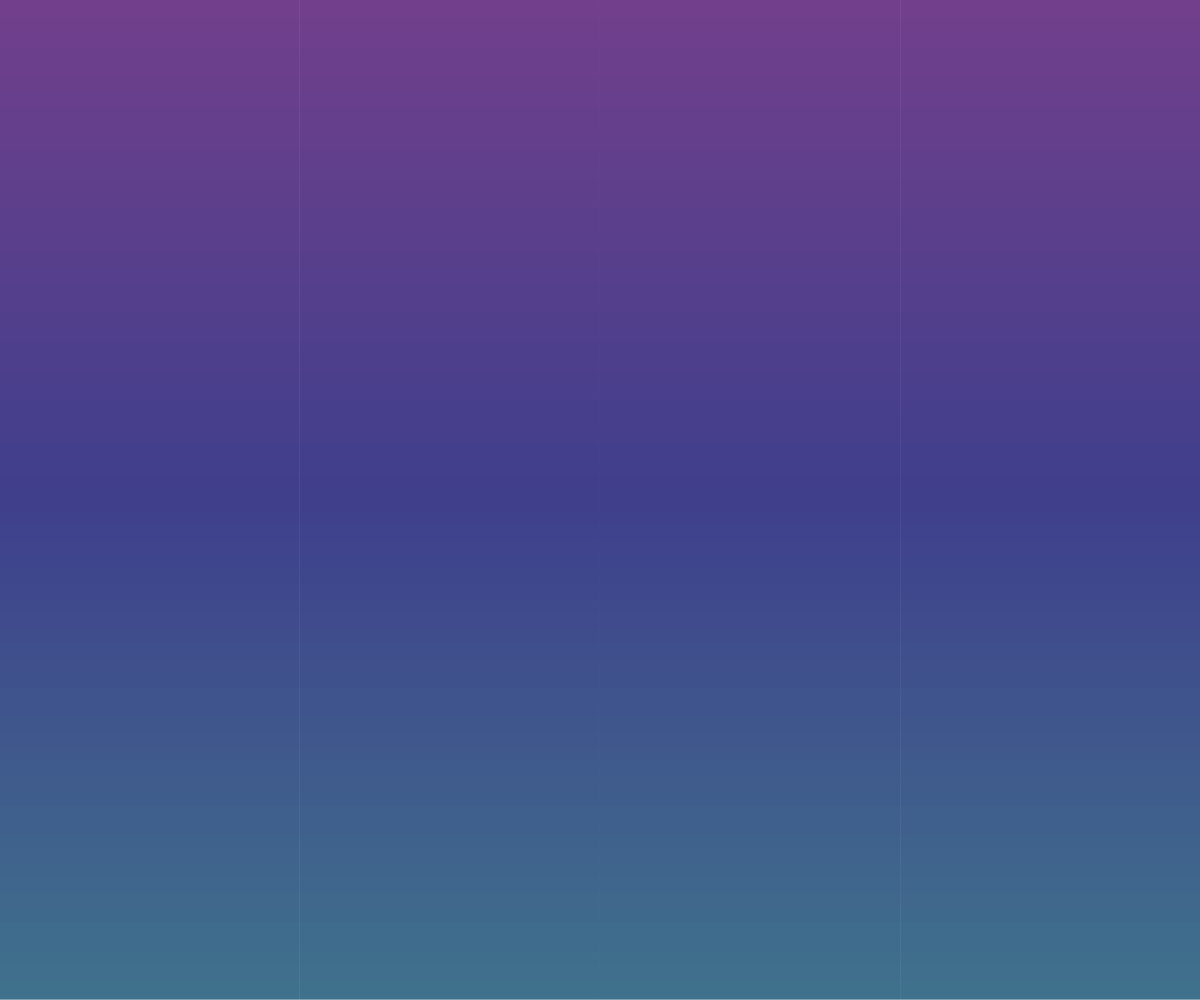
Frame 1 (no input)
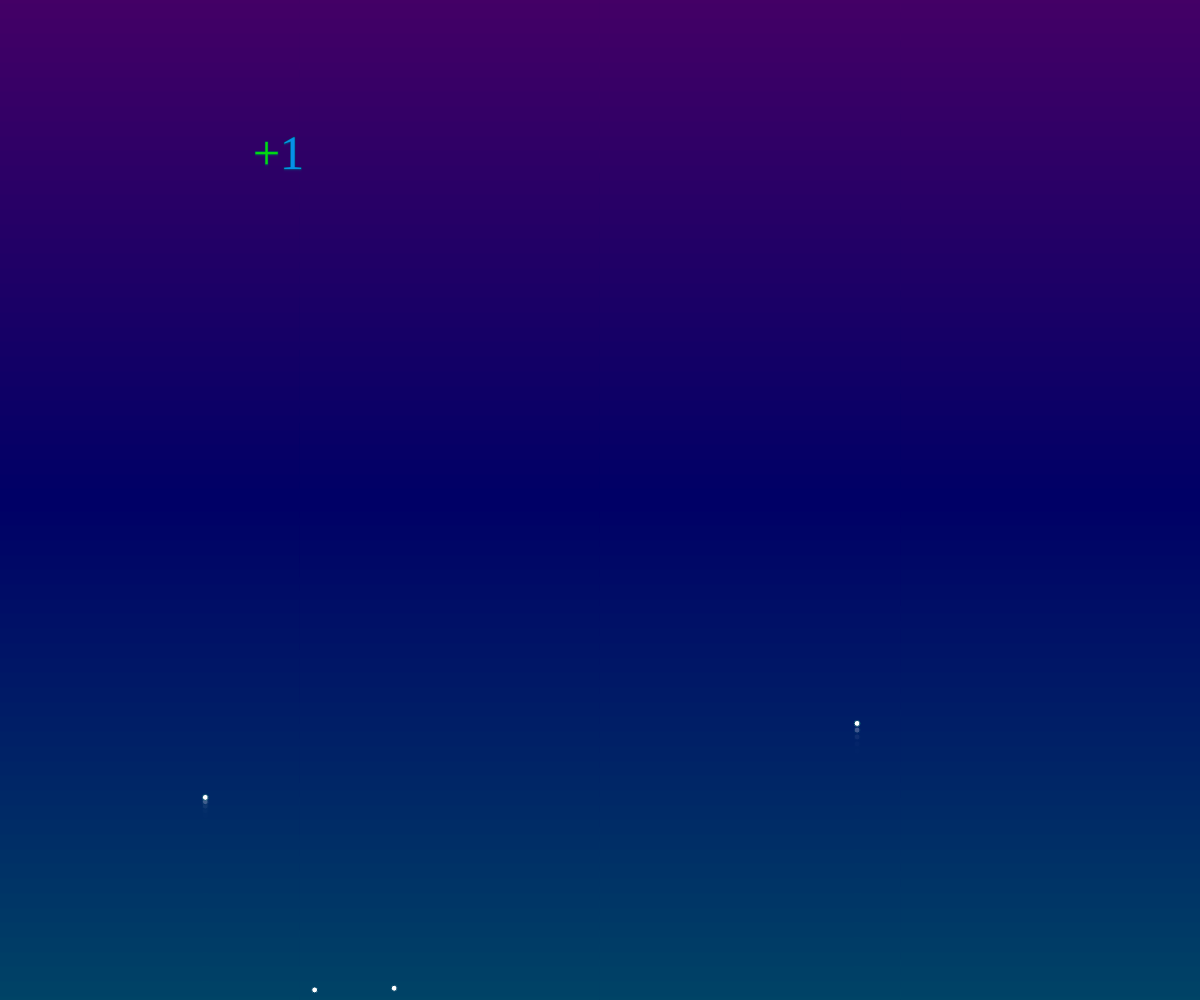
Frame 60 (no input)
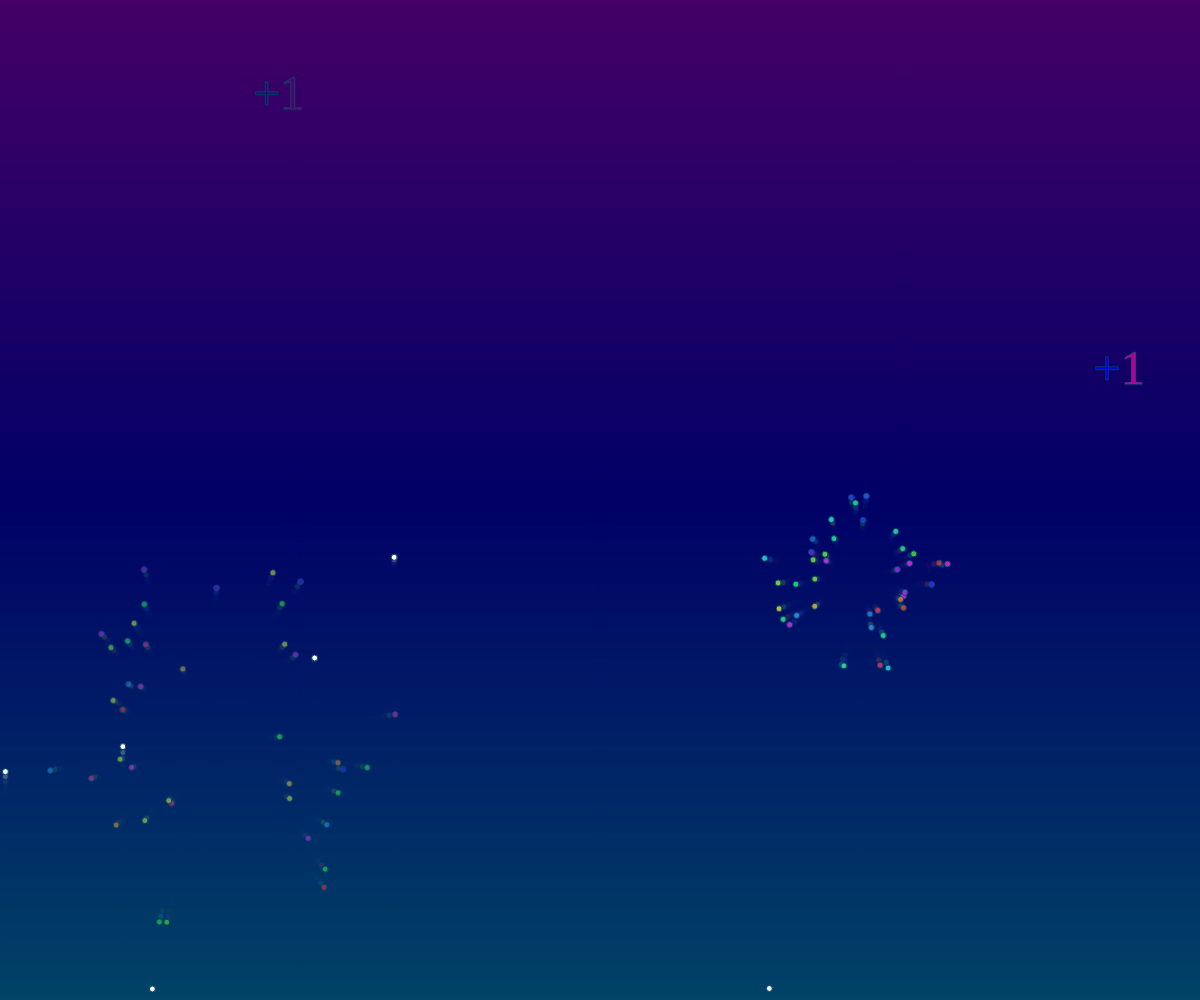
Frame 120 (the mouse pressed at the canvas centre since frame 60)

The p5.js sketch that drew these frames (run headless with seeded random() and noise() and a simulated clock; from frame 60 on, the mouse is pressed at the canvas centre):

// p5.js sketch
// ── sketch.js
let pixelFont;
let fireworks = [];
let floatingTexts = [];
let fireworkTimer = 0;
let textTimer = 0;

function preload() {
}

function setup() {
  createCanvas(windowWidth, windowHeight);
  colorMode(HSB);
  textFont('PressStart2P');
  textSize(height < 600 ? 32 : 48);
  textAlign(CENTER, CENTER);
  noStroke();
}

function draw() {
  drawCRTBackground();

  fireworkTimer++;
  if (fireworkTimer % 30 === 0) {
    fireworks.push(new Firework());
    fireworks.push(new Firework(true));
  }

  textTimer++;
  if (textTimer % 45 === 0) {
    let x = random(width);
    let y = random(height);
    floatingTexts.push(new FloatingText("+1", x, y));
  }

  for (let i = fireworks.length - 1; i >= 0; i--) {
    fireworks[i].update();
    fireworks[i].show();
    if (fireworks[i].isDone()) {
      fireworks.splice(i, 1);
    }
  }

  for (let i = floatingTexts.length - 1; i >= 0; i--) {
    floatingTexts[i].update();
    floatingTexts[i].show();
    if (floatingTexts[i].opacity <= 0) {
      floatingTexts.splice(i, 1);
    }
  }
}

function drawCRTBackground() {
  for (let y = 0; y < height; y++) {
    let hue = map(y, 0, height, 280, 200); // púrpura a azul
    stroke(hue, 100, 40);
    line(0, y, width, y);
  }
}

class Firework {
  constructor(isLeft = false) {
    this.x = isLeft ? random(width * 0.05, width * 0.4) : random(width);
    this.y = height;
    this.exploded = false;
    this.particles = [];
    this.velocity = random(-12, -8);
    this.targetY = random(height * 0.1, height * 0.5);
  }

  update() {
    if (!this.exploded) {
      this.y += this.velocity;
      this.velocity += 0.15;

      if (this.y <= this.targetY || this.velocity >= 0) {
        this.exploded = true;
        for (let i = 0; i < 40; i++) {
          this.particles.push(new Particle(this.x, this.y));
        }
      }
    } else {
      for (let p of this.particles) {
        p.update();
      }
    }
  }

  show() {
    if (!this.exploded) {
      fill(0, 0, 100);
      ellipse(this.x, this.y, 6);
    } else {
      for (let p of this.particles) {
        p.show();
      }
    }
  }

  isDone() {
    return this.exploded && this.particles.every(p => p.life <= 0);
  }
}

class Particle {
  constructor(x, y) {
    this.x = x;
    this.y = y;
    this.angle = random(TWO_PI);
    this.speed = random(2, 6);
    this.life = 255;
  }

  update() {
    this.x += cos(this.angle) * this.speed;
    this.y += sin(this.angle) * this.speed;
    this.life -= 4;
  }

  show() {
    fill(random(360), 80, 100, this.life / 255);
    ellipse(this.x, this.y, 6);
  }
}

class FloatingText {
  constructor(txt, x, y) {
    this.txt = txt;
    this.x = x;
    this.y = y;
    this.opacity = 255;
  }

  update() {
    this.y -= 1;
    this.opacity -= 3;
  }

  show() {
    textSize(height < 600 ? 32 : 48);
    let txt = this.txt;
    let steps = txt.length;
    let charWidth = textWidth(txt) / steps;

    for (let i = 0; i < steps; i++) {
      let inter = map(i, 0, steps - 1, 0, 1);
      let baseHue = (frameCount * 2 + i * 20) % 360;
      let hue = lerp(baseHue, (baseHue + 60) % 360, inter);
      let col = color(hue, 100, 100, this.opacity / 255);

      fill(col);
      text(txt[i], this.x - textWidth(txt) / 2 + i * charWidth, this.y);
    }
  }
}

function windowResized() {
  resizeCanvas(windowWidth, windowHeight);
}
